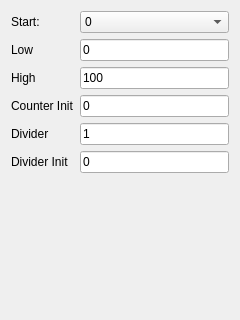
<?xml version="1.0" encoding="UTF-8"?>
<ui version="4.0">
 <class>PulsePatternUI</class>
 <widget class="QWidget" name="PulsePatternUI">
  <property name="geometry">
   <rect>
    <x>0</x>
    <y>0</y>
    <width>240</width>
    <height>320</height>
   </rect>
  </property>
  <property name="windowTitle">
   <string>Form</string>
  </property>
  <layout class="QFormLayout" name="formLayout">
   <item row="0" column="0">
    <widget class="QLabel" name="label">
     <property name="text">
      <string>Start:</string>
     </property>
    </widget>
   </item>
   <item row="0" column="1">
    <widget class="QComboBox" name="start_CB">
     <item>
      <property name="text">
       <string>0</string>
      </property>
     </item>
     <item>
      <property name="text">
       <string>1</string>
      </property>
     </item>
    </widget>
   </item>
   <item row="1" column="0">
    <widget class="QLabel" name="label_2">
     <property name="text">
      <string>Low</string>
     </property>
    </widget>
   </item>
   <item row="2" column="0">
    <widget class="QLabel" name="label_3">
     <property name="text">
      <string>High</string>
     </property>
    </widget>
   </item>
   <item row="3" column="0">
    <widget class="QLabel" name="label_4">
     <property name="text">
      <string>Counter Init</string>
     </property>
    </widget>
   </item>
   <item row="4" column="0">
    <widget class="QLabel" name="label_5">
     <property name="text">
      <string>Divider</string>
     </property>
    </widget>
   </item>
   <item row="5" column="0">
    <widget class="QLabel" name="label_6">
     <property name="text">
      <string>Divider Init</string>
     </property>
    </widget>
   </item>
   <item row="1" column="1">
    <widget class="QLineEdit" name="low_LE">
     <property name="text">
      <string>0</string>
     </property>
    </widget>
   </item>
   <item row="2" column="1">
    <widget class="QLineEdit" name="high_LE">
     <property name="text">
      <string>100</string>
     </property>
    </widget>
   </item>
   <item row="3" column="1">
    <widget class="QLineEdit" name="counterInit_LE">
     <property name="text">
      <string>0</string>
     </property>
    </widget>
   </item>
   <item row="5" column="1">
    <widget class="QLineEdit" name="dividerInit_LE">
     <property name="text">
      <string>0</string>
     </property>
    </widget>
   </item>
   <item row="4" column="1">
    <widget class="QLineEdit" name="divider_LE">
     <property name="text">
      <string>1</string>
     </property>
    </widget>
   </item>
  </layout>
 </widget>
 <resources/>
 <connections/>
</ui>
